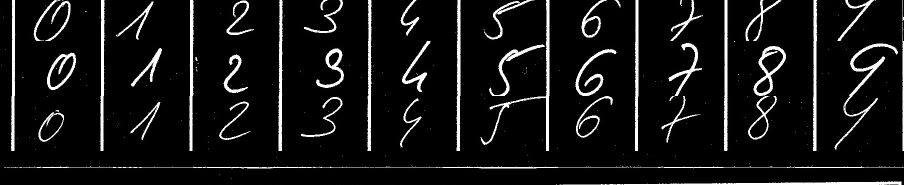
//> input picture OCR/OCR/ZajeciaII/1.jpg, 1808 x 370 px, given in place of side_1.jpg, which was not available (shown at 1/2 size)
$ ./1476821793_Source1   (built with g++ and OpenCV 4)
//> lines starting //> are read from the running program, lines starting //| are printed output that depends on the picture; after the words box and inside, x2 and y2 are one past the last pixel; in counts of white or black regions, pixels touching at a corner belong together; pictures that were not available may be replaced by others from this repository, and a replacement may not be noted
#include <opencv2/imgproc/imgproc.hpp>
#include <opencv2/core/core.hpp>
#include <opencv2/highgui/highgui.hpp>
#include "opencv2/imgproc/imgproc.hpp"
#include "opencv2/highgui/highgui.hpp"
#include <stdlib.h>
#include <stdio.h>


using namespace cv;
using namespace std;

vector<Mat> vImageSignCell;

// [51 lines left out: functions itos, SegmentationSum, SegmentationAverage, SegmentationCutImage, normalaizedImage, not called in this run]

Mat image;
int LIMIT_VALUE_LIGHT_BIT;
int maxA = 1000;


// [46 lines left out: function SegmentationCell, not called in this run]

std::vector<cv::Rect> detectLetters(cv::Mat img) {

	std::vector<cv::Rect> boundRect;
	cv::Mat img_gray, img_sobel, img_threshold, element;
	cvtColor(img, img_gray, CV_BGR2GRAY);
	cv::Sobel(img_gray, img_sobel, CV_8U, 1, 0, 3, 1, 0, cv::BORDER_DEFAULT);
	cv::threshold(img_sobel, img_threshold, 0, 255, CV_THRESH_OTSU + CV_THRESH_BINARY);
	element = getStructuringElement(cv::MORPH_RECT, cv::Size(17, 3));
	cv::morphologyEx(img_threshold, img_threshold, CV_MOP_CLOSE, element); //Does the trick
	std::vector< std::vector< cv::Point> > contours;
	cv::findContours(img_threshold, contours, 0, 1);
	std::vector<std::vector<cv::Point> > contours_poly(contours.size());
	for (int i = 0; i < contours.size(); i++)
		if (contours[i].size()>100)
		{
			cv::approxPolyDP(cv::Mat(contours[i]), contours_poly[i], 3, true);
			cv::Rect appRect(boundingRect(cv::Mat(contours_poly[i])));
			if (appRect.width>appRect.height)
				boundRect.push_back(appRect);
		}
	return boundRect;
}

int main() {

	//Read
	cv::Mat img1 = cv::imread("side_1.jpg");
//> img1 is the input picture: 370 rows x 1808 cols, CV_8UC3; min 0, max 255, mean 20.3
	cv::Mat img2 = cv::imread("side_2.jpg");
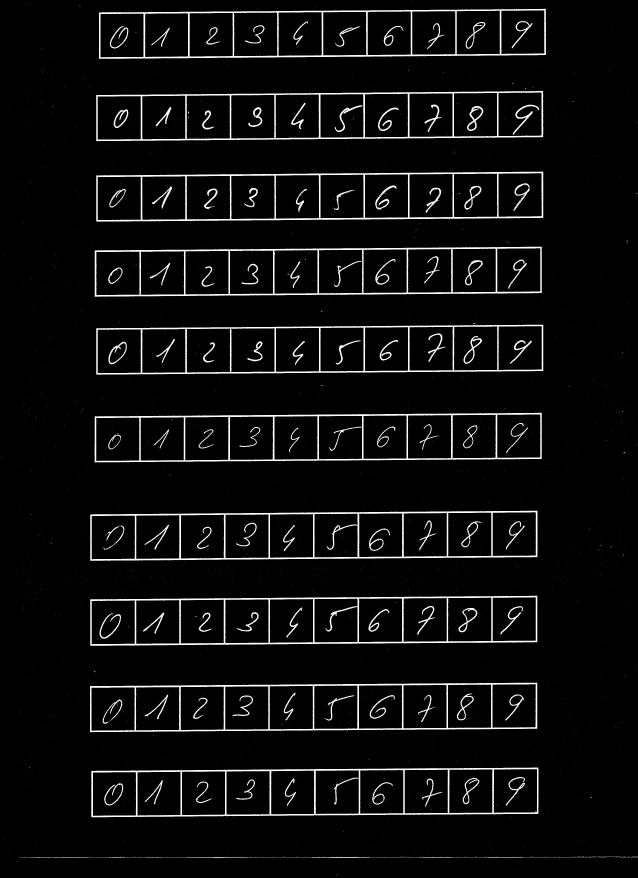
//> input picture OCR/OCR/ZajeciaII/2.jpg, 2550 x 3509 px, given in place of side_2.jpg, which was not available (shown at 1/4 size)
//> img2 is the input picture: 3509 rows x 2550 cols, CV_8UC3; min 0, max 255, mean 12.9
	//Detect
	std::vector<cv::Rect> letterBBoxes1 = detectLetters(img1);
//> in detectLetters, `cv::threshold(img_sobel, img_threshold, 0, 255, CV_THRESH_OTSU + CV_TH..`:
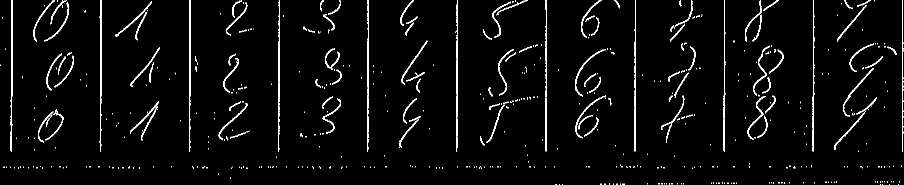
//> img_threshold: 370 rows x 1808 cols, CV_8UC1 (shown at 1/2 size); 3.5% white in thin lines or dots
//> in detectLetters, `cv::morphologyEx(img_threshold, img_threshold, CV_MOP_CLOSE, element);`:
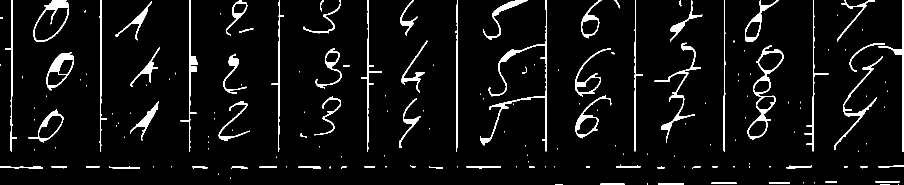
//> img_threshold: 370 rows x 1808 cols, CV_8UC1 (shown at 1/2 size); 5.4% white; 176 white regions (101 under 20 px)
//> in detectLetters, `cv::findContours(img_threshold, contours, 0, 1);`: contours = 176 contours, 112 with area under 20; largest, box (x1, y1, x2, y2) and area: (1495, 91, 1567, 280) 4838, (66, 0, 138, 83) 3829, (93, 104, 148, 181) 2418, (57, 219, 127, 285) 1861, (960, 0, 1094, 303) 1710
//> in detectLetters, `std::vector<std::vector<cv::Point> > contours_poly(contours.size());`: contours_poly = 176 empty contours
//> the loop in detectLetters, `for (int i = 0; i < contours.size(); i++)` made 176 passes
//> appRect on passes 5, 7, 30, 43, 46, 47, 48, 50, 92, 101, 102, 104: Rect(1317, 366, 51, 4), Rect(1423, 365, 50, 3), Rect(933, 332, 69, 6), Rect(218, 332, 62, 5), Rect(0, 332, 86, 5), Rect(1757, 331, 51, 4), Rect(1573, 330, 51, 7), Rect(1232, 330, 49, 5), Rect(57, 219, 70, 66), Rect(260, 203, 58, 78), Rect(437, 203, 63, 78), Rect(799, 196, 42, 100)
//> letterBBoxes1 = 12 Rects (x, y, width, height), first 8: [1317, 366, 51, 4], [1423, 365, 50, 3], [933, 332, 69, 6], [218, 332, 62, 5], [0, 332, 86, 5], [1757, 331, 51, 4], [1573, 330, 51, 7], [1232, 330, 49, 5]
	std::vector<cv::Rect> letterBBoxes2 = detectLetters(img2);
//> in detectLetters (call 2), `cv::Sobel(img_gray, img_sobel, CV_8U, 1, 0, 3, 1, 0, cv::BORDER_DEFAUL..`:
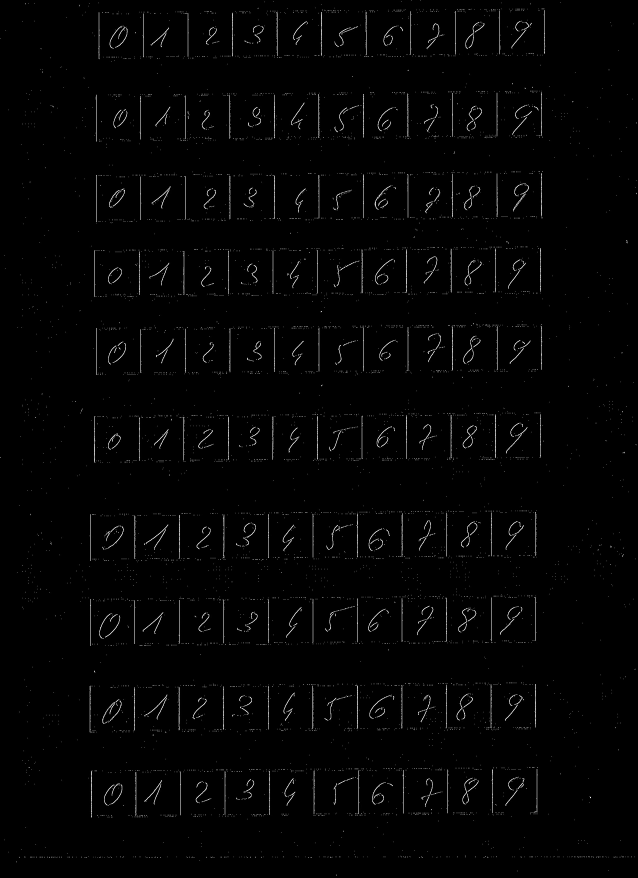
//> img_sobel: 3509 rows x 2550 cols, CV_8UC1 (shown at 1/4 size); min 0, max 255, mean 3.6
//> in detectLetters (call 2), `cv::threshold(img_sobel, img_threshold, 0, 255, CV_THRESH_OTSU + CV_TH..`: img_threshold: 3509 rows x 2550 cols, CV_8UC1; 1.4% white in thin lines or dots
//> in detectLetters (call 2), `cv::morphologyEx(img_threshold, img_threshold, CV_MOP_CLOSE, element);`:
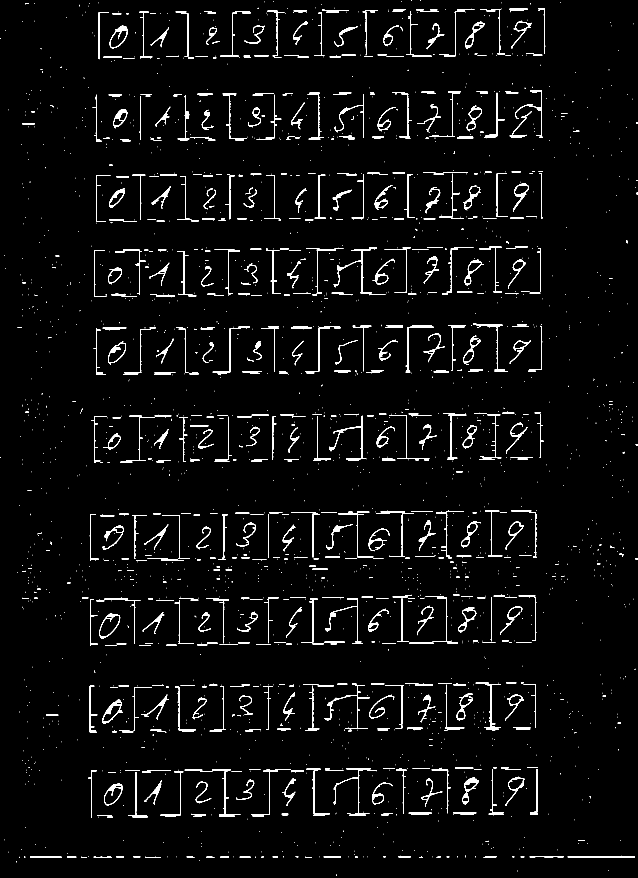
//> img_threshold: 3509 rows x 2550 cols, CV_8UC1 (shown at 1/4 size); 2.6% white; 2366 white regions (1519 under 20 px)
//> in detectLetters (call 2), `cv::findContours(img_threshold, contours, 0, 1);`: contours = 2366 contours, 1580 with area under 20; largest, box (x1, y1, x2, y2) and area: (397, 2453, 481, 2556) 5036, (416, 3132, 489, 3223) 4080, (438, 102, 510, 195) 3920, (433, 1366, 504, 1458) 3640, (409, 2797, 490, 2896) 3623
//> in detectLetters (call 2), `std::vector<std::vector<cv::Point> > contours_poly(contours.size());`: contours_poly = 2366 empty contours
//> the loop in detectLetters (call 2), `for (int i = 0; i < contours.size(); i++)` made 2366 passes
//> appRect on passes 24, 37, 40, 41, 43, 44, 47, 48, 105, 109, 112, 114: Rect(1295, 3426, 69, 6), Rect(580, 3426, 62, 5), Rect(375, 3426, 73, 5), Rect(120, 3427, 126, 3), Rect(2119, 3426, 135, 3), Rect(1935, 3424, 51, 7), Rect(2271, 3423, 269, 6), Rect(1594, 3424, 49, 5), Rect(530, 3266, 61, 3), Rect(876, 3263, 63, 3), Rect(390, 3261, 58, 3), Rect(1398, 3259, 65, 3)
//> after the loop in detectLetters (call 2), `for (int i = 0; i < contours.size(); i++)`: contours_poly = 2366 entries, 377 filled: 377 contours, 143 with area under 20; largest, box (x1, y1, x2, y2) and area: (398, 2453, 481, 2556) 4918, (416, 3132, 489, 3223) 3946, (438, 103, 510, 195) 3766, (409, 2797, 490, 2895) 3542, (433, 1366, 504, 1458) 3452; boundRect = 181 Rects (x, y, width, height), first 8: [1295, 3426, 69, 6], [580, 3426, 62, 5], [375, 3426, 73, 5], [120, 3427, 126, 3], [2119, 3426, 135, 3], [1935, 3424, 51, 7], [2271, 3423, 269, 6], [1594, 3424, 49, 5]
//> letterBBoxes2 has the same summary as boundRect in detectLetters
	//Display
	for (int i = 0; i< letterBBoxes1.size(); i++)
		cv::rectangle(img1, letterBBoxes1[i], cv::Scalar(0, 255, 0), 3, 8, 0);
//> this loop made 12 passes
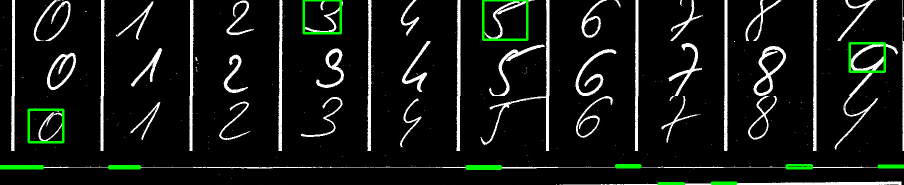
//> img1: 370 rows x 1808 cols, CV_8UC3 (shown at 1/2 size); 1.42% of pixels changed, all inside (x1, y1, x2, y2) = (0, 0, 1808, 370)
	cv::imwrite("imgOut1.jpg", img1);
	for (int i = 0; i< letterBBoxes2.size(); i++)
		cv::rectangle(img2, letterBBoxes2[i], cv::Scalar(0, 255, 0), 3, 8, 0);
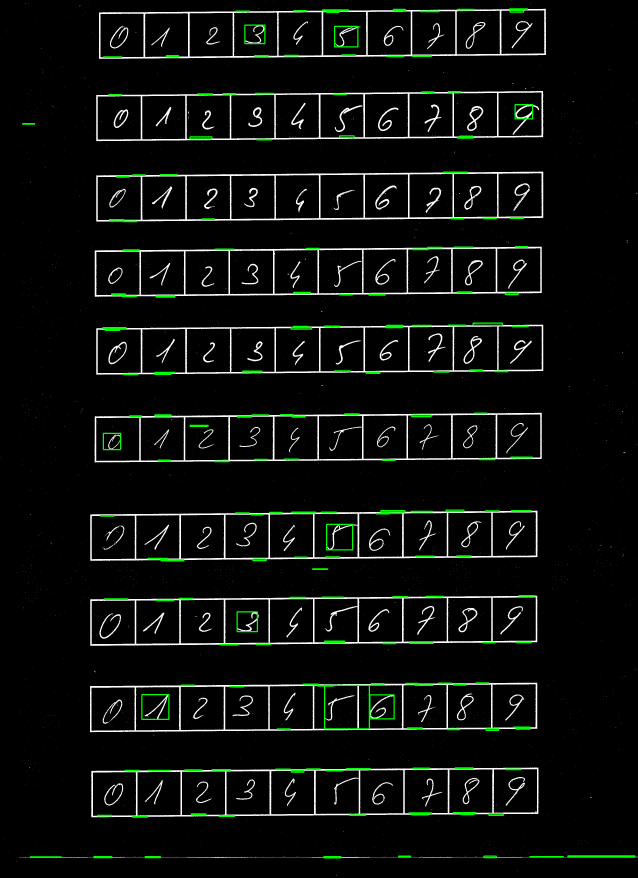
//> img2: 3509 rows x 2550 cols, CV_8UC3 (shown at 1/4 size); mean B, G, R 11.8, 14.8, 11.8
	cv::imwrite("imgOut2.jpg", img2);
	return 0;
//> (the program exits here)
